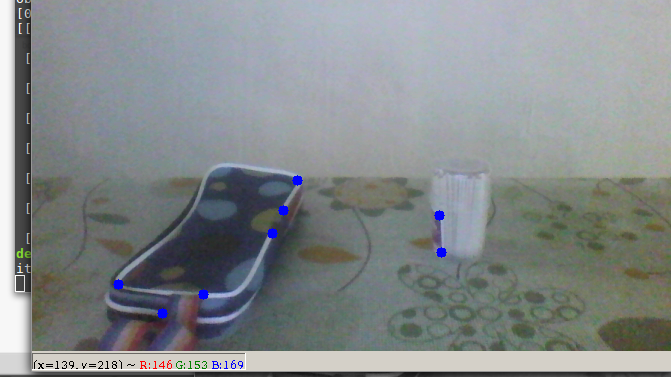
#> input picture before-BOX.png, 671 x 377 px, given in place of the camera
$ python object_recognition.py   (older library calls are emulated)
#> lines starting #> are read from the running program, lines starting #| are printed output that depends on the picture; after the words box and inside, x2 and y2 are one past the last pixel; in counts of white or black regions, pixels touching at a corner belong together
# -*- coding: utf-8 -*-
import matplotlib as matplotlib
import glob2
import imageio
import numpy as np
from matplotlib import pylab as plt
import matplotlib.cm as cm
import math
import scipy
#from numpy import linalg as LA

def norm(bin):
    total = 0
    norm = [0] * 9
    norm = np.array(norm, dtype=float)
    for r in range(len(bin)):
        total += bin[r]
    # print(total)
    for r in range(len(bin)):
        norm[r] = bin[r] / total
    return norm


def Euclidean_distance(feat_one, feat_two):
    squared_distance = 0
    squared_distance = np.array(squared_distance,dtype = float)
  #   Assuming correct input to the function where the lengths of two features are   the same
    for i in range(len(feat_one)):
        squared_distance += (np.subtract(feat_one[i],feat_two[i]))**2
    ed = np.sqrt(squared_distance)
    return ed;


# Loading dataset

# -----------------Feature extraction------------------------
# ------------------Corner detection-------------------------
#
no_of_corners = 15
import cv2
cap = cv2.VideoCapture(0)
# fourcc = cv2.VideoWriter_fourcc(*'XVID')
# out = cv2.VideoWriter('facecorner.avi',fourcc, 20.0, (640,480) )
while(True):
    # Capture frame-by-frame
    ret, frame = cap.read()
#> frame is the input picture: shape (377, 671, 3); mean B, G, R 138.9, 137.6, 132.5
    # Our operations on the frame come here
    gray = cv2.cvtColor(frame, cv2.COLOR_BGR2GRAY)
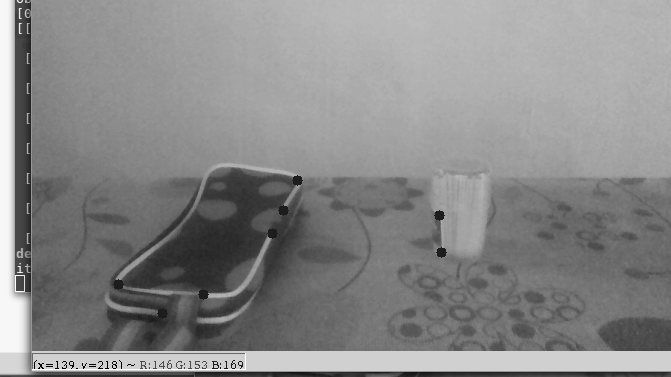
#> gray: shape (377, 671); min 0, max 255, mean 136.2
    # Display the resulting frame
    #  cv2.goodFeaturesToTrack(image, maxCorners, qualityLevel, minDistance[, corners[, mask[, blockSize[, useHarrisDetector[, k]]]]])
    corners = cv2.goodFeaturesToTrack(gray, no_of_corners, 0.05, 25)
#> corners = 15 rows, first 8: [71, 363], [40, 367], [114, 366], [240, 363], [215, 364], [17, 289], [143, 363], [181, 365]
    corners = np.int32(corners)
#> corners = contour of 15 points, box (x1, y1, x2, y2) (17, 23, 241, 368), area 23013
    img = frame
    for item in corners:
        x, y = item[0]
        cv2.circle(img, (x, y), 5, 255, -1)
#> this loop made 15 passes
#> (x, y) on passes 1 to 12: (71, 363), (40, 367), (114, 366), (240, 363), (215, 364), (17, 289), (143, 363), (181, 365), (19, 23), (28, 266), (28, 233), (28, 203)
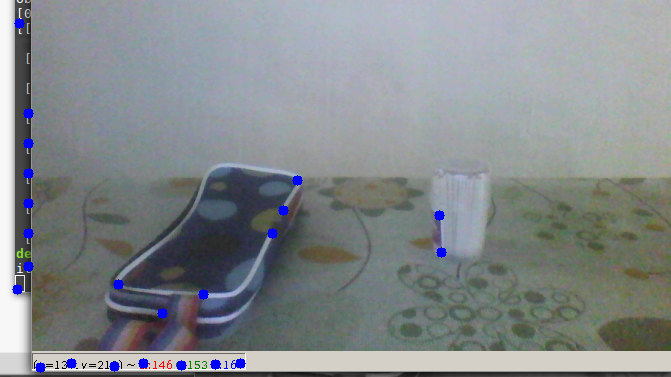
#> img: shape (377, 671, 3); 0.46% of pixels changed, all inside (x1, y1, x2, y2) = (12, 18, 246, 373)

    # out.write(img)
    if cv2.waitKey(1) & 0xFF == ord('q'):
#> (key q is pressed here)
        break
    cv2.imshow("Top 'k' features", img)
    cv2.waitKey()
    cv2.imshow('frame', gray)

# When everything done, release the capture
cap.release()
# out.release()
cv2.destroyAllWindows()
# print(corners)

feat_space = []
feat_space = np.array(feat_space, dtype = float)

## --------HOG interest point descriptor--------

for corner in corners:
    w = 40
    Y_len, X_len = np.size(img, 0),np.size(img, 1)
    y1,y2,x1,x2 = corner[0][0] - w,corner[0][0] + w ,corner[0][1] - w,corner[0][1] + w
    if x1<0:
        x1 = 0
    elif x2>X_len:
        x2 = X_len
    elif y1>Y_len:
        y1 = Y_len
    elif y2<0:
        y2 = 0
    # print(corner[0][0],corner[0][1])
    # print(x1,x2,y1,y2)
    image_patch = img[x1:x2,y1:y2]
    #cv2.imshow('patches', image_patch)
    #cv2.waitKey()
#> (the run stopped early here; a loop or call above may not have finished)
